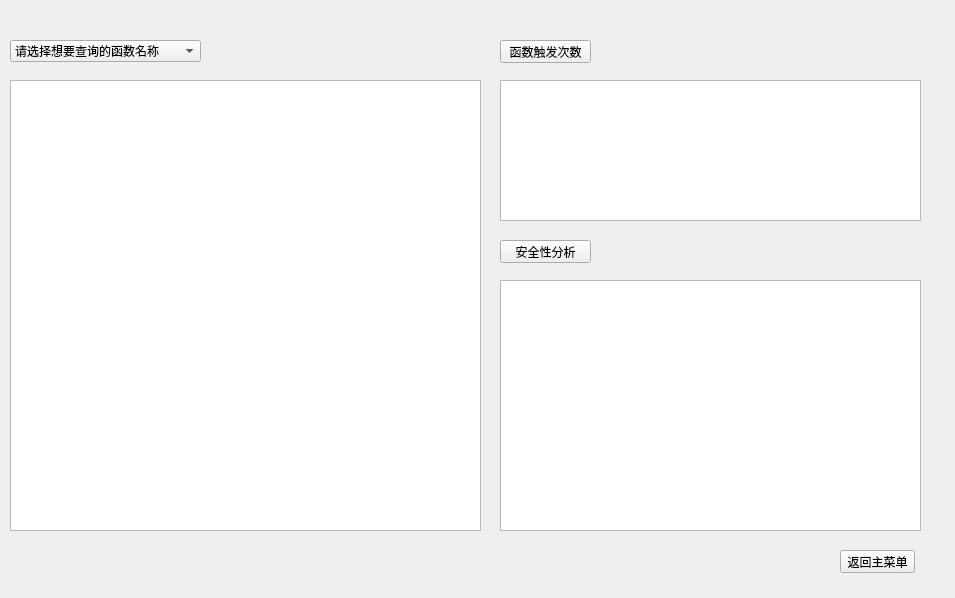
<?xml version="1.0" encoding="UTF-8"?>
<ui version="4.0">
 <class>secondwidget</class>
 <widget class="QWidget" name="secondwidget">
  <property name="geometry">
   <rect>
    <x>0</x>
    <y>0</y>
    <width>955</width>
    <height>598</height>
   </rect>
  </property>
  <property name="windowTitle">
   <string>Form</string>
  </property>
  <widget class="QComboBox" name="comboBox">
   <property name="geometry">
    <rect>
     <x>10</x>
     <y>40</y>
     <width>191</width>
     <height>22</height>
    </rect>
   </property>
   <item>
    <property name="text">
     <string>请选择想要查询的函数名称</string>
    </property>
   </item>
   <item>
    <property name="text">
     <string>Copyfile</string>
    </property>
   </item>
   <item>
    <property name="text">
     <string>Createfile</string>
    </property>
   </item>
   <item>
    <property name="text">
     <string>Deletefile</string>
    </property>
   </item>
   <item>
    <property name="text">
     <string>Heapcreate</string>
    </property>
   </item>
   <item>
    <property name="text">
     <string>Heapdestroy</string>
    </property>
   </item>
   <item>
    <property name="text">
     <string>Heapfree</string>
    </property>
   </item>
   <item>
    <property name="text">
     <string>MessageboxA</string>
    </property>
   </item>
   <item>
    <property name="text">
     <string>MessageboxW</string>
    </property>
   </item>
   <item>
    <property name="text">
     <string>Readfile</string>
    </property>
   </item>
   <item>
    <property name="text">
     <string>Regclosekey</string>
    </property>
   </item>
   <item>
    <property name="text">
     <string>Regcreatekeyex</string>
    </property>
   </item>
   <item>
    <property name="text">
     <string>Regdeletevalue</string>
    </property>
   </item>
   <item>
    <property name="text">
     <string>Regopenkeyex</string>
    </property>
   </item>
   <item>
    <property name="text">
     <string>Regsetvalueex</string>
    </property>
   </item>
   <item>
    <property name="text">
     <string>Writefile</string>
    </property>
   </item>
  </widget>
  <widget class="QPushButton" name="fre">
   <property name="geometry">
    <rect>
     <x>500</x>
     <y>40</y>
     <width>91</width>
     <height>23</height>
    </rect>
   </property>
   <property name="text">
    <string>函数触发次数</string>
   </property>
  </widget>
  <widget class="QPushButton" name="sec">
   <property name="geometry">
    <rect>
     <x>500</x>
     <y>240</y>
     <width>91</width>
     <height>23</height>
    </rect>
   </property>
   <property name="text">
    <string>安全性分析</string>
   </property>
  </widget>
  <widget class="QPushButton" name="back">
   <property name="geometry">
    <rect>
     <x>840</x>
     <y>550</y>
     <width>75</width>
     <height>23</height>
    </rect>
   </property>
   <property name="text">
    <string>返回主菜单</string>
   </property>
  </widget>
  <widget class="QTextEdit" name="TX1">
   <property name="geometry">
    <rect>
     <x>10</x>
     <y>80</y>
     <width>471</width>
     <height>451</height>
    </rect>
   </property>
  </widget>
  <widget class="QTextEdit" name="TX2">
   <property name="geometry">
    <rect>
     <x>500</x>
     <y>80</y>
     <width>421</width>
     <height>141</height>
    </rect>
   </property>
  </widget>
  <widget class="QTextEdit" name="TX3">
   <property name="geometry">
    <rect>
     <x>500</x>
     <y>280</y>
     <width>421</width>
     <height>251</height>
    </rect>
   </property>
  </widget>
 </widget>
 <resources/>
 <connections/>
</ui>
